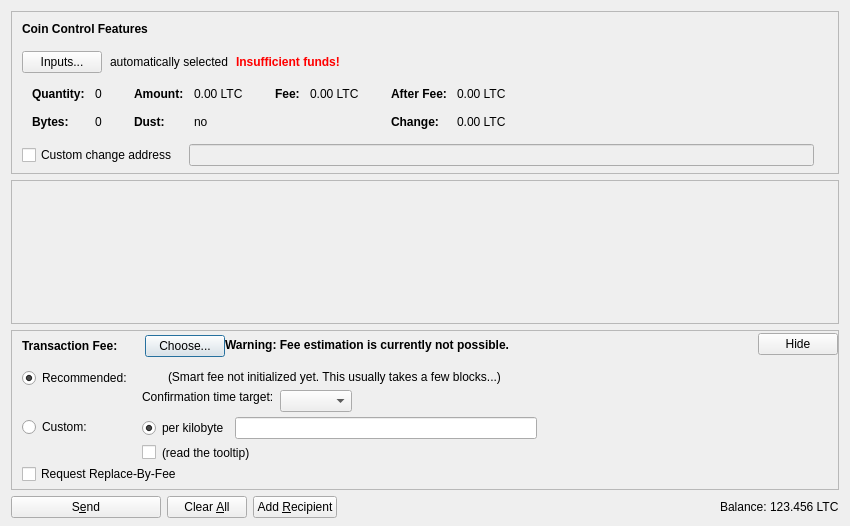
<?xml version="1.0" encoding="UTF-8"?>
<ui version="4.0">
 <class>SendCoinsDialog</class>
 <widget class="QDialog" name="SendCoinsDialog">
  <property name="geometry">
   <rect>
    <x>0</x>
    <y>0</y>
    <width>850</width>
    <height>526</height>
   </rect>
  </property>
  <property name="windowTitle">
   <string>Send Coins</string>
  </property>
  <layout class="QVBoxLayout" name="verticalLayout" stretch="0,1,0,0">
   <property name="bottomMargin">
    <number>8</number>
   </property>
   <item>
    <widget class="QFrame" name="frameCoinControl">
     <property name="sizePolicy">
      <sizepolicy hsizetype="Expanding" vsizetype="Expanding">
       <horstretch>0</horstretch>
       <verstretch>0</verstretch>
      </sizepolicy>
     </property>
     <property name="maximumSize">
      <size>
       <width>16777215</width>
       <height>16777215</height>
      </size>
     </property>
     <property name="frameShape">
      <enum>QFrame::StyledPanel</enum>
     </property>
     <property name="frameShadow">
      <enum>QFrame::Sunken</enum>
     </property>
     <layout class="QVBoxLayout" name="verticalLayoutCoinControl2">
      <property name="spacing">
       <number>0</number>
      </property>
      <property name="leftMargin">
       <number>0</number>
      </property>
      <property name="topMargin">
       <number>0</number>
      </property>
      <property name="rightMargin">
       <number>0</number>
      </property>
      <property name="bottomMargin">
       <number>6</number>
      </property>
      <item>
       <layout class="QVBoxLayout" name="verticalLayoutCoinControl" stretch="0,0,0,0,1">
        <property name="spacing">
         <number>0</number>
        </property>
        <property name="leftMargin">
         <number>10</number>
        </property>
        <property name="topMargin">
         <number>10</number>
        </property>
        <item>
         <layout class="QHBoxLayout" name="horizontalLayoutCoinControl1">
          <property name="bottomMargin">
           <number>15</number>
          </property>
          <item>
           <widget class="QLabel" name="labelCoinControlFeatures">
            <property name="sizePolicy">
             <sizepolicy hsizetype="Preferred" vsizetype="Maximum">
              <horstretch>0</horstretch>
              <verstretch>0</verstretch>
             </sizepolicy>
            </property>
            <property name="font">
             <font>
              <weight>75</weight>
              <bold>true</bold>
             </font>
            </property>
            <property name="styleSheet">
             <string notr="true">font-weight:bold;</string>
            </property>
            <property name="text">
             <string>Coin Control Features</string>
            </property>
           </widget>
          </item>
         </layout>
        </item>
        <item>
         <layout class="QHBoxLayout" name="horizontalLayoutCoinControl2" stretch="0,0,0,0">
          <property name="spacing">
           <number>8</number>
          </property>
          <property name="bottomMargin">
           <number>10</number>
          </property>
          <item>
           <widget class="QPushButton" name="pushButtonCoinControl">
            <property name="styleSheet">
             <string notr="true"/>
            </property>
            <property name="text">
             <string>Inputs...</string>
            </property>
            <property name="autoDefault">
             <bool>false</bool>
            </property>
           </widget>
          </item>
          <item>
           <widget class="QLabel" name="labelCoinControlAutomaticallySelected">
            <property name="text">
             <string>automatically selected</string>
            </property>
            <property name="margin">
             <number>5</number>
            </property>
           </widget>
          </item>
          <item>
           <widget class="QLabel" name="labelCoinControlInsuffFunds">
            <property name="font">
             <font>
              <weight>75</weight>
              <bold>true</bold>
             </font>
            </property>
            <property name="styleSheet">
             <string notr="true">color:red;font-weight:bold;</string>
            </property>
            <property name="text">
             <string>Insufficient funds!</string>
            </property>
            <property name="margin">
             <number>5</number>
            </property>
           </widget>
          </item>
          <item>
           <spacer name="horizontalSpacerCoinControl">
            <property name="orientation">
             <enum>Qt::Horizontal</enum>
            </property>
            <property name="sizeHint" stdset="0">
             <size>
              <width>40</width>
              <height>1</height>
             </size>
            </property>
           </spacer>
          </item>
         </layout>
        </item>
        <item>
         <widget class="QWidget" name="widgetCoinControl" native="true">
          <property name="sizePolicy">
           <sizepolicy hsizetype="Preferred" vsizetype="Preferred">
            <horstretch>0</horstretch>
            <verstretch>0</verstretch>
           </sizepolicy>
          </property>
          <property name="minimumSize">
           <size>
            <width>0</width>
            <height>0</height>
           </size>
          </property>
          <property name="styleSheet">
           <string notr="true"/>
          </property>
          <layout class="QHBoxLayout" name="horizontalLayoutCoinControl5">
           <property name="leftMargin">
            <number>0</number>
           </property>
           <property name="topMargin">
            <number>0</number>
           </property>
           <property name="rightMargin">
            <number>0</number>
           </property>
           <property name="bottomMargin">
            <number>0</number>
           </property>
           <item>
            <layout class="QHBoxLayout" name="horizontalLayoutCoinControl3" stretch="0,0,0,1">
             <property name="spacing">
              <number>20</number>
             </property>
             <property name="topMargin">
              <number>0</number>
             </property>
             <property name="bottomMargin">
              <number>10</number>
             </property>
             <item>
              <layout class="QFormLayout" name="formLayoutCoinControl1">
               <property name="horizontalSpacing">
                <number>10</number>
               </property>
               <property name="verticalSpacing">
                <number>14</number>
               </property>
               <property name="leftMargin">
                <number>10</number>
               </property>
               <property name="topMargin">
                <number>4</number>
               </property>
               <property name="rightMargin">
                <number>6</number>
               </property>
               <item row="0" column="0">
                <widget class="QLabel" name="labelCoinControlQuantityText">
                 <property name="font">
                  <font>
                   <weight>75</weight>
                   <bold>true</bold>
                  </font>
                 </property>
                 <property name="text">
                  <string>Quantity:</string>
                 </property>
                 <property name="margin">
                  <number>0</number>
                 </property>
                </widget>
               </item>
               <item row="0" column="1">
                <widget class="QLabel" name="labelCoinControlQuantity">
                 <property name="cursor">
                  <cursorShape>IBeamCursor</cursorShape>
                 </property>
                 <property name="contextMenuPolicy">
                  <enum>Qt::ActionsContextMenu</enum>
                 </property>
                 <property name="text">
                  <string notr="true">0</string>
                 </property>
                 <property name="margin">
                  <number>0</number>
                 </property>
                 <property name="textInteractionFlags">
                  <set>Qt::LinksAccessibleByMouse|Qt::TextSelectableByKeyboard|Qt::TextSelectableByMouse</set>
                 </property>
                </widget>
               </item>
               <item row="1" column="0">
                <widget class="QLabel" name="labelCoinControlBytesText">
                 <property name="font">
                  <font>
                   <weight>75</weight>
                   <bold>true</bold>
                  </font>
                 </property>
                 <property name="text">
                  <string>Bytes:</string>
                 </property>
                </widget>
               </item>
               <item row="1" column="1">
                <widget class="QLabel" name="labelCoinControlBytes">
                 <property name="cursor">
                  <cursorShape>IBeamCursor</cursorShape>
                 </property>
                 <property name="contextMenuPolicy">
                  <enum>Qt::ActionsContextMenu</enum>
                 </property>
                 <property name="text">
                  <string notr="true">0</string>
                 </property>
                 <property name="textInteractionFlags">
                  <set>Qt::LinksAccessibleByMouse|Qt::TextSelectableByKeyboard|Qt::TextSelectableByMouse</set>
                 </property>
                </widget>
               </item>
              </layout>
             </item>
             <item>
              <layout class="QFormLayout" name="formLayoutCoinControl2">
               <property name="horizontalSpacing">
                <number>10</number>
               </property>
               <property name="verticalSpacing">
                <number>14</number>
               </property>
               <property name="leftMargin">
                <number>6</number>
               </property>
               <property name="topMargin">
                <number>4</number>
               </property>
               <property name="rightMargin">
                <number>6</number>
               </property>
               <item row="0" column="0">
                <widget class="QLabel" name="labelCoinControlAmountText">
                 <property name="font">
                  <font>
                   <weight>75</weight>
                   <bold>true</bold>
                  </font>
                 </property>
                 <property name="text">
                  <string>Amount:</string>
                 </property>
                 <property name="margin">
                  <number>0</number>
                 </property>
                </widget>
               </item>
               <item row="0" column="1">
                <widget class="QLabel" name="labelCoinControlAmount">
                 <property name="cursor">
                  <cursorShape>IBeamCursor</cursorShape>
                 </property>
                 <property name="contextMenuPolicy">
                  <enum>Qt::ActionsContextMenu</enum>
                 </property>
                 <property name="text">
                  <string notr="true">0.00 LTC</string>
                 </property>
                 <property name="textInteractionFlags">
                  <set>Qt::LinksAccessibleByMouse|Qt::TextSelectableByKeyboard|Qt::TextSelectableByMouse</set>
                 </property>
                </widget>
               </item>
               <item row="1" column="0">
                <widget class="QLabel" name="labelCoinControlLowOutputText">
                 <property name="font">
                  <font>
                   <weight>75</weight>
                   <bold>true</bold>
                  </font>
                 </property>
                 <property name="text">
                  <string>Dust:</string>
                 </property>
                </widget>
               </item>
               <item row="1" column="1">
                <widget class="QLabel" name="labelCoinControlLowOutput">
                 <property name="cursor">
                  <cursorShape>IBeamCursor</cursorShape>
                 </property>
                 <property name="contextMenuPolicy">
                  <enum>Qt::ActionsContextMenu</enum>
                 </property>
                 <property name="text">
                  <string notr="true">no</string>
                 </property>
                 <property name="textInteractionFlags">
                  <set>Qt::LinksAccessibleByMouse|Qt::TextSelectableByKeyboard|Qt::TextSelectableByMouse</set>
                 </property>
                </widget>
               </item>
              </layout>
             </item>
             <item>
              <layout class="QFormLayout" name="formLayoutCoinControl3">
               <property name="horizontalSpacing">
                <number>10</number>
               </property>
               <property name="verticalSpacing">
                <number>14</number>
               </property>
               <property name="leftMargin">
                <number>6</number>
               </property>
               <property name="topMargin">
                <number>4</number>
               </property>
               <property name="rightMargin">
                <number>6</number>
               </property>
               <item row="0" column="0">
                <widget class="QLabel" name="labelCoinControlFeeText">
                 <property name="font">
                  <font>
                   <weight>75</weight>
                   <bold>true</bold>
                  </font>
                 </property>
                 <property name="text">
                  <string>Fee:</string>
                 </property>
                 <property name="margin">
                  <number>0</number>
                 </property>
                </widget>
               </item>
               <item row="0" column="1">
                <widget class="QLabel" name="labelCoinControlFee">
                 <property name="cursor">
                  <cursorShape>IBeamCursor</cursorShape>
                 </property>
                 <property name="contextMenuPolicy">
                  <enum>Qt::ActionsContextMenu</enum>
                 </property>
                 <property name="text">
                  <string notr="true">0.00 LTC</string>
                 </property>
                 <property name="textInteractionFlags">
                  <set>Qt::LinksAccessibleByMouse|Qt::TextSelectableByKeyboard|Qt::TextSelectableByMouse</set>
                 </property>
                </widget>
               </item>
              </layout>
             </item>
             <item>
              <layout class="QFormLayout" name="formLayoutCoinControl4">
               <property name="horizontalSpacing">
                <number>10</number>
               </property>
               <property name="verticalSpacing">
                <number>14</number>
               </property>
               <property name="leftMargin">
                <number>6</number>
               </property>
               <property name="topMargin">
                <number>4</number>
               </property>
               <property name="rightMargin">
                <number>6</number>
               </property>
               <item row="0" column="0">
                <widget class="QLabel" name="labelCoinControlAfterFeeText">
                 <property name="font">
                  <font>
                   <weight>75</weight>
                   <bold>true</bold>
                  </font>
                 </property>
                 <property name="text">
                  <string>After Fee:</string>
                 </property>
                 <property name="margin">
                  <number>0</number>
                 </property>
                </widget>
               </item>
               <item row="0" column="1">
                <widget class="QLabel" name="labelCoinControlAfterFee">
                 <property name="cursor">
                  <cursorShape>IBeamCursor</cursorShape>
                 </property>
                 <property name="contextMenuPolicy">
                  <enum>Qt::ActionsContextMenu</enum>
                 </property>
                 <property name="text">
                  <string notr="true">0.00 LTC</string>
                 </property>
                 <property name="textInteractionFlags">
                  <set>Qt::LinksAccessibleByMouse|Qt::TextSelectableByKeyboard|Qt::TextSelectableByMouse</set>
                 </property>
                </widget>
               </item>
               <item row="1" column="0">
                <widget class="QLabel" name="labelCoinControlChangeText">
                 <property name="font">
                  <font>
                   <weight>75</weight>
                   <bold>true</bold>
                  </font>
                 </property>
                 <property name="text">
                  <string>Change:</string>
                 </property>
                </widget>
               </item>
               <item row="1" column="1">
                <widget class="QLabel" name="labelCoinControlChange">
                 <property name="cursor">
                  <cursorShape>IBeamCursor</cursorShape>
                 </property>
                 <property name="contextMenuPolicy">
                  <enum>Qt::ActionsContextMenu</enum>
                 </property>
                 <property name="text">
                  <string notr="true">0.00 LTC</string>
                 </property>
                 <property name="textInteractionFlags">
                  <set>Qt::LinksAccessibleByMouse|Qt::TextSelectableByKeyboard|Qt::TextSelectableByMouse</set>
                 </property>
                </widget>
               </item>
              </layout>
             </item>
            </layout>
           </item>
          </layout>
         </widget>
        </item>
        <item>
         <layout class="QHBoxLayout" name="horizontalLayoutCoinControl4" stretch="0,0,0">
          <property name="spacing">
           <number>12</number>
          </property>
          <property name="sizeConstraint">
           <enum>QLayout::SetDefaultConstraint</enum>
          </property>
          <property name="topMargin">
           <number>5</number>
          </property>
          <property name="rightMargin">
           <number>5</number>
          </property>
          <item>
           <widget class="QCheckBox" name="checkBoxCoinControlChange">
            <property name="toolTip">
             <string>If this is activated, but the change address is empty or invalid, change will be sent to a newly generated address.</string>
            </property>
            <property name="text">
             <string>Custom change address</string>
            </property>
           </widget>
          </item>
          <item>
           <widget class="QValidatedLineEdit" name="lineEditCoinControlChange">
            <property name="enabled">
             <bool>false</bool>
            </property>
            <property name="sizePolicy">
             <sizepolicy hsizetype="Expanding" vsizetype="Fixed">
              <horstretch>0</horstretch>
              <verstretch>0</verstretch>
             </sizepolicy>
            </property>
           </widget>
          </item>
          <item>
           <widget class="QLabel" name="labelCoinControlChangeLabel">
            <property name="sizePolicy">
             <sizepolicy hsizetype="Preferred" vsizetype="Expanding">
              <horstretch>0</horstretch>
              <verstretch>0</verstretch>
             </sizepolicy>
            </property>
            <property name="minimumSize">
             <size>
              <width>0</width>
              <height>0</height>
             </size>
            </property>
            <property name="text">
             <string/>
            </property>
            <property name="margin">
             <number>3</number>
            </property>
           </widget>
          </item>
         </layout>
        </item>
        <item>
         <spacer name="verticalSpacerCoinControl">
          <property name="orientation">
           <enum>Qt::Vertical</enum>
          </property>
          <property name="sizeHint" stdset="0">
           <size>
            <width>800</width>
            <height>1</height>
           </size>
          </property>
         </spacer>
        </item>
       </layout>
      </item>
     </layout>
    </widget>
   </item>
   <item>
    <widget class="QScrollArea" name="scrollArea">
     <property name="widgetResizable">
      <bool>true</bool>
     </property>
     <widget class="QWidget" name="scrollAreaWidgetContents">
      <property name="geometry">
       <rect>
        <x>0</x>
        <y>0</y>
        <width>830</width>
        <height>104</height>
       </rect>
      </property>
      <layout class="QVBoxLayout" name="verticalLayout_2" stretch="0,1">
       <property name="leftMargin">
        <number>0</number>
       </property>
       <property name="topMargin">
        <number>0</number>
       </property>
       <property name="rightMargin">
        <number>0</number>
       </property>
       <property name="bottomMargin">
        <number>0</number>
       </property>
       <item>
        <layout class="QVBoxLayout" name="entries">
         <property name="spacing">
          <number>6</number>
         </property>
        </layout>
       </item>
       <item>
        <spacer name="verticalSpacer">
         <property name="orientation">
          <enum>Qt::Vertical</enum>
         </property>
         <property name="sizeHint" stdset="0">
          <size>
           <width>20</width>
           <height>40</height>
          </size>
         </property>
        </spacer>
       </item>
      </layout>
     </widget>
    </widget>
   </item>
   <item>
    <widget class="QFrame" name="frameFee">
     <property name="sizePolicy">
      <sizepolicy hsizetype="Expanding" vsizetype="Expanding">
       <horstretch>0</horstretch>
       <verstretch>0</verstretch>
      </sizepolicy>
     </property>
     <property name="maximumSize">
      <size>
       <width>16777215</width>
       <height>16777215</height>
      </size>
     </property>
     <property name="frameShape">
      <enum>QFrame::StyledPanel</enum>
     </property>
     <property name="frameShadow">
      <enum>QFrame::Sunken</enum>
     </property>
     <layout class="QVBoxLayout" name="verticalLayoutFee1">
      <property name="spacing">
       <number>0</number>
      </property>
      <property name="leftMargin">
       <number>0</number>
      </property>
      <property name="topMargin">
       <number>0</number>
      </property>
      <property name="rightMargin">
       <number>0</number>
      </property>
      <property name="bottomMargin">
       <number>0</number>
      </property>
      <item>
       <layout class="QVBoxLayout" name="verticalLayoutFee2" stretch="0,0,0">
        <property name="spacing">
         <number>0</number>
        </property>
        <property name="leftMargin">
         <number>10</number>
        </property>
        <property name="topMargin">
         <number>0</number>
        </property>
        <item>
         <layout class="QHBoxLayout" name="horizontalLayoutFee1">
          <property name="bottomMargin">
           <number>0</number>
          </property>
          <item>
           <layout class="QVBoxLayout" name="verticalLayoutFee7">
            <property name="spacing">
             <number>0</number>
            </property>
            <item>
             <spacer name="verticalSpacerSmartFee">
              <property name="orientation">
               <enum>Qt::Vertical</enum>
              </property>
              <property name="sizeType">
               <enum>QSizePolicy::Fixed</enum>
              </property>
              <property name="sizeHint" stdset="0">
               <size>
                <width>1</width>
                <height>4</height>
               </size>
              </property>
             </spacer>
            </item>
            <item>
             <layout class="QHBoxLayout" name="horizontalLayoutSmartFee">
              <property name="spacing">
               <number>10</number>
              </property>
              <item>
               <widget class="QLabel" name="labelFeeHeadline">
                <property name="sizePolicy">
                 <sizepolicy hsizetype="Preferred" vsizetype="Maximum">
                  <horstretch>0</horstretch>
                  <verstretch>0</verstretch>
                 </sizepolicy>
                </property>
                <property name="font">
                 <font>
                  <weight>75</weight>
                  <bold>true</bold>
                 </font>
                </property>
                <property name="styleSheet">
                 <string notr="true">font-weight:bold;</string>
                </property>
                <property name="text">
                 <string>Transaction Fee:</string>
                </property>
               </widget>
              </item>
              <item>
               <widget class="QLabel" name="labelFeeMinimized">
                <property name="text">
                 <string/>
                </property>
               </widget>
              </item>
              <item>
               <widget class="QPushButton" name="buttonChooseFee">
                <property name="text">
                 <string>Choose...</string>
                </property>
               </widget>
              </item>
             </layout>
            </item>
            <item>
             <spacer name="verticalSpacer_5">
              <property name="orientation">
               <enum>Qt::Vertical</enum>
              </property>
              <property name="sizeHint" stdset="0">
               <size>
                <width>1</width>
                <height>1</height>
               </size>
              </property>
             </spacer>
            </item>
           </layout>
          </item>
          <item>
           <widget class="QLabel" name="fallbackFeeWarningLabel">
            <property name="toolTip">
             <string>Using the fallbackfee can result in sending a transaction that will take several hours or days (or never) to confirm. Consider choosing your fee manually or wait until you have validated the complete chain.</string>
            </property>
            <property name="font">
            <font>
                <weight>75</weight>
                <bold>true</bold>
            </font>
            </property>
            <property name="text">
             <string>Warning: Fee estimation is currently not possible.</string>
            </property>
            <property name="wordWrap">
             <bool>false</bool>
            </property>
           </widget>
          </item>
          <item>
           <spacer name="horizontalSpacer_4">
            <property name="orientation">
             <enum>Qt::Horizontal</enum>
            </property>
            <property name="sizeType">
             <enum>QSizePolicy::MinimumExpanding</enum>
            </property>
            <property name="sizeHint" stdset="0">
             <size>
              <width>40</width>
              <height>20</height>
             </size>
            </property>
           </spacer>
          </item>
          <item>
           <widget class="QPushButton" name="buttonMinimizeFee">
            <property name="toolTip">
             <string>collapse fee-settings</string>
            </property>
            <property name="text">
             <string>Hide</string>
            </property>
           </widget>
          </item>
         </layout>
        </item>
        <item>
         <widget class="QFrame" name="frameFeeSelection">
          <layout class="QVBoxLayout" name="verticalLayoutFee12">
           <property name="spacing">
            <number>0</number>
           </property>
           <property name="leftMargin">
            <number>0</number>
           </property>
           <property name="topMargin">
            <number>0</number>
           </property>
           <property name="rightMargin">
            <number>0</number>
           </property>
           <property name="bottomMargin">
            <number>0</number>
           </property>
           <item>
            <layout class="QGridLayout" name="gridLayoutFee">
             <property name="topMargin">
              <number>10</number>
             </property>
             <property name="bottomMargin">
              <number>4</number>
             </property>
             <property name="horizontalSpacing">
              <number>10</number>
             </property>
             <property name="verticalSpacing">
              <number>4</number>
             </property>
             <item row="1" column="1">
              <layout class="QVBoxLayout" name="verticalLayoutFee8">
               <property name="spacing">
                <number>6</number>
               </property>
               <item>
                <layout class="QHBoxLayout" name="horizontalLayoutFee13">
                 <item>
                  <widget class="QRadioButton" name="radioCustomPerKilobyte">
                   <property name="toolTip">
                    <string>If the custom fee is set to 1000 satoshis and the transaction is only 250 bytes, then &quot;per kilobyte&quot; only pays 250 satoshis in fee, while &quot;total at least&quot; pays 1000 satoshis. For transactions bigger than a kilobyte both pay by kilobyte.</string>
                   </property>
                   <property name="text">
                    <string>per kilobyte</string>
                   </property>
                   <property name="checked">
                    <bool>true</bool>
                   </property>
                   <attribute name="buttonGroup">
                    <string notr="true">groupCustomFee</string>
                   </attribute>
                  </widget>
                 </item>
                 <item>
                  <widget class="BitcoinAmountField" name="customFee"/>
                 </item>
                 <item>
                  <spacer name="horizontalSpacer_6">
                   <property name="orientation">
                    <enum>Qt::Horizontal</enum>
                   </property>
                   <property name="sizeHint" stdset="0">
                    <size>
                     <width>1</width>
                     <height>1</height>
                    </size>
                   </property>
                  </spacer>
                 </item>
                </layout>
               </item>
               <item>
                <layout class="QHBoxLayout" name="horizontalLayoutFee8">
                 <item>
                  <widget class="QCheckBox" name="checkBoxMinimumFee">
                   <property name="toolTip">
                    <string>Paying only the minimum fee is just fine as long as there is less transaction volume than space in the blocks. But be aware that this can end up in a never confirming transaction once there is more demand for natcoin transactions than the network can process.</string>
                   </property>
                   <property name="text">
                    <string/>
                   </property>
                  </widget>
                 </item>
                 <item>
                  <widget class="QLabel" name="labelMinFeeWarning">
                   <property name="enabled">
                    <bool>true</bool>
                   </property>
                   <property name="toolTip">
                    <string>Paying only the minimum fee is just fine as long as there is less transaction volume than space in the blocks. But be aware that this can end up in a never confirming transaction once there is more demand for natcoin transactions than the network can process.</string>
                   </property>
                   <property name="text">
                    <string>(read the tooltip)</string>
                   </property>
                   <property name="margin">
                    <number>5</number>
                   </property>
                  </widget>
                 </item>
                 <item>
                  <spacer name="horizontalSpacer_2">
                   <property name="orientation">
                    <enum>Qt::Horizontal</enum>
                   </property>
                   <property name="sizeHint" stdset="0">
                    <size>
                     <width>1</width>
                     <height>1</height>
                    </size>
                   </property>
                  </spacer>
                 </item>
                </layout>
               </item>
              </layout>
             </item>
             <item row="0" column="0">
              <layout class="QVBoxLayout" name="verticalLayoutFee4" stretch="0,1">
               <item>
                <widget class="QRadioButton" name="radioSmartFee">
                 <property name="text">
                  <string>Recommended:</string>
                 </property>
                 <property name="checked">
                  <bool>true</bool>
                 </property>
                 <attribute name="buttonGroup">
                  <string notr="true">groupFee</string>
                 </attribute>
                </widget>
               </item>
               <item>
                <spacer name="verticalSpacer_2">
                 <property name="orientation">
                  <enum>Qt::Vertical</enum>
                 </property>
                 <property name="sizeHint" stdset="0">
                  <size>
                   <width>1</width>
                   <height>1</height>
                  </size>
                 </property>
                </spacer>
               </item>
              </layout>
             </item>
             <item row="1" column="0">
              <layout class="QVBoxLayout" name="verticalLayoutFee9" stretch="0,1">
               <item>
                <widget class="QRadioButton" name="radioCustomFee">
                 <property name="text">
                  <string>Custom:</string>
                 </property>
                 <attribute name="buttonGroup">
                  <string notr="true">groupFee</string>
                 </attribute>
                </widget>
               </item>
               <item>
                <spacer name="verticalSpacer_6">
                 <property name="orientation">
                  <enum>Qt::Vertical</enum>
                 </property>
                 <property name="sizeHint" stdset="0">
                  <size>
                   <width>1</width>
                   <height>1</height>
                  </size>
                 </property>
                </spacer>
               </item>
              </layout>
             </item>
             <item row="0" column="1">
              <layout class="QVBoxLayout" name="verticalLayoutFee3" stretch="0,0,1">
               <property name="spacing">
                <number>6</number>
               </property>
               <property name="topMargin">
                <number>2</number>
               </property>
               <item>
                <layout class="QHBoxLayout" name="horizontalLayoutFee12">
                 <item>
                  <widget class="QLabel" name="labelSmartFee">
                   <property name="text">
                    <string/>
                   </property>
                   <property name="margin">
                    <number>2</number>
                   </property>
                  </widget>
                 </item>
                 <item>
                  <widget class="QLabel" name="labelFeeEstimation">
                   <property name="text">
                    <string/>
                   </property>
                  </widget>
                 </item>
                 <item>
                  <widget class="QLabel" name="labelSmartFee2">
                   <property name="text">
                    <string>(Smart fee not initialized yet. This usually takes a few blocks...)</string>
                   </property>
                   <property name="margin">
                    <number>2</number>
                   </property>
                  </widget>
                 </item>
                 <item>
                  <spacer name="horizontalSpacer_5">
                   <property name="orientation">
                    <enum>Qt::Horizontal</enum>
                   </property>
                   <property name="sizeHint" stdset="0">
                    <size>
                     <width>1</width>
                     <height>1</height>
                    </size>
                   </property>
                  </spacer>
                 </item>
                </layout>
               </item>
               <item>
                <layout class="QHBoxLayout" name="horizontalLayoutFee9">
                 <item>
                  <layout class="QVBoxLayout" name="verticalLayoutFee6">
                   <item>
                    <widget class="QLabel" name="labelSmartFee3">
                     <property name="text">
                      <string>Confirmation time target:</string>
                     </property>
                     <property name="margin">
                      <number>2</number>
                     </property>
                    </widget>
                   </item>
                   <item>
                    <spacer name="verticalSpacer_3">
                     <property name="orientation">
                      <enum>Qt::Vertical</enum>
                     </property>
                     <property name="sizeHint" stdset="0">
                      <size>
                       <width>1</width>
                       <height>1</height>
                      </size>
                     </property>
                    </spacer>
                   </item>
                  </layout>
                 </item>
                 <item>
                  <layout class="QVBoxLayout" name="verticalLayoutFee5">
                   <property name="rightMargin">
                    <number>30</number>
                   </property>
                   <item>
                    <layout class="QHBoxLayout" name="horizontalLayoutConfTarget">
                     <property name="bottomMargin">
                      <number>0</number>
                     </property>
                     <item>
                      <widget class="QComboBox" name="confTargetSelector"/>
                     </item>
                     <item>
                      <spacer name="horizontalSpacerConfTarget">
                       <property name="orientation">
                        <enum>Qt::Horizontal</enum>
                       </property>
                       <property name="sizeHint" stdset="0">
                        <size>
                         <width>40</width>
                         <height>20</height>
                        </size>
                       </property>
                      </spacer>
                     </item>
                    </layout>
                   </item>
                  </layout>
                 </item>
                </layout>
               </item>
               <item>
                <spacer name="verticalSpacer_4">
                 <property name="orientation">
                  <enum>Qt::Vertical</enum>
                 </property>
                 <property name="sizeHint" stdset="0">
                  <size>
                   <width>1</width>
                   <height>1</height>
                  </size>
                 </property>
                </spacer>
               </item>
              </layout>
             </item>
            </layout>
           </item>
           <item>
            <widget class="QCheckBox" name="optInRBF">
             <property name="text">
              <string>Request Replace-By-Fee</string>
             </property>
             <property name="toolTip">
              <string>Indicates that the sender may wish to replace this transaction with a new one paying higher fees (prior to being confirmed).</string>
             </property>
            </widget>
           </item>
          </layout>
         </widget>
        </item>
        <item>
         <spacer name="verticalSpacerFee">
          <property name="orientation">
           <enum>Qt::Vertical</enum>
          </property>
          <property name="sizeHint" stdset="0">
           <size>
            <width>40</width>
            <height>5</height>
           </size>
          </property>
         </spacer>
        </item>
       </layout>
      </item>
     </layout>
    </widget>
   </item>
   <item>
    <layout class="QHBoxLayout" name="horizontalLayout">
     <item>
      <widget class="QPushButton" name="sendButton">
       <property name="minimumSize">
        <size>
         <width>150</width>
         <height>0</height>
        </size>
       </property>
       <property name="toolTip">
        <string>Confirm the send action</string>
       </property>
       <property name="text">
        <string>S&amp;end</string>
       </property>
       <property name="icon">
        <iconset resource="../bitcoin.qrc">
         <normaloff>:/icons/send</normaloff>:/icons/send</iconset>
       </property>
       <property name="autoDefault">
        <bool>false</bool>
       </property>
       <property name="default">
        <bool>false</bool>
       </property>
      </widget>
     </item>
     <item>
      <widget class="QPushButton" name="clearButton">
       <property name="sizePolicy">
        <sizepolicy hsizetype="Minimum" vsizetype="Fixed">
         <horstretch>0</horstretch>
         <verstretch>0</verstretch>
        </sizepolicy>
       </property>
       <property name="toolTip">
        <string>Clear all fields of the form.</string>
       </property>
       <property name="text">
        <string>Clear &amp;All</string>
       </property>
       <property name="icon">
        <iconset resource="../bitcoin.qrc">
         <normaloff>:/icons/remove</normaloff>:/icons/remove</iconset>
       </property>
       <property name="autoDefault">
        <bool>false</bool>
       </property>
      </widget>
     </item>
     <item>
      <widget class="QPushButton" name="addButton">
       <property name="toolTip">
        <string>Send to multiple recipients at once</string>
       </property>
       <property name="text">
        <string>Add &amp;Recipient</string>
       </property>
       <property name="icon">
        <iconset resource="../bitcoin.qrc">
         <normaloff>:/icons/add</normaloff>:/icons/add</iconset>
       </property>
       <property name="autoDefault">
        <bool>false</bool>
       </property>
      </widget>
     </item>
     <item>
      <spacer name="horizontalSpacer">
       <property name="orientation">
        <enum>Qt::Horizontal</enum>
       </property>
       <property name="sizeHint" stdset="0">
        <size>
         <width>40</width>
         <height>20</height>
        </size>
       </property>
      </spacer>
     </item>
     <item>
      <layout class="QHBoxLayout" name="horizontalLayout_2">
       <property name="spacing">
        <number>3</number>
       </property>
       <item>
        <widget class="QLabel" name="label">
         <property name="sizePolicy">
          <sizepolicy hsizetype="Preferred" vsizetype="Fixed">
           <horstretch>0</horstretch>
           <verstretch>0</verstretch>
          </sizepolicy>
         </property>
         <property name="text">
          <string>Balance:</string>
         </property>
        </widget>
       </item>
       <item>
        <widget class="QLabel" name="labelBalance">
         <property name="sizePolicy">
          <sizepolicy hsizetype="Preferred" vsizetype="Fixed">
           <horstretch>0</horstretch>
           <verstretch>0</verstretch>
          </sizepolicy>
         </property>
         <property name="cursor">
          <cursorShape>IBeamCursor</cursorShape>
         </property>
         <property name="text">
          <string notr="true">123.456 LTC</string>
         </property>
         <property name="textInteractionFlags">
          <set>Qt::LinksAccessibleByMouse|Qt::TextSelectableByKeyboard|Qt::TextSelectableByMouse</set>
         </property>
        </widget>
       </item>
      </layout>
     </item>
    </layout>
   </item>
  </layout>
 </widget>
 <customwidgets>
  <customwidget>
   <class>QValidatedLineEdit</class>
   <extends>QLineEdit</extends>
   <header>qvalidatedlineedit.h</header>
  </customwidget>
  <customwidget>
   <class>BitcoinAmountField</class>
   <extends>QLineEdit</extends>
   <header>bitcoinamountfield.h</header>
   <container>1</container>
  </customwidget>
 </customwidgets>
 <resources>
  <include location="../bitcoin.qrc"/>
 </resources>
 <connections/>
 <buttongroups>
  <buttongroup name="groupFee"/>
  <buttongroup name="groupCustomFee"/>
 </buttongroups>
</ui>
